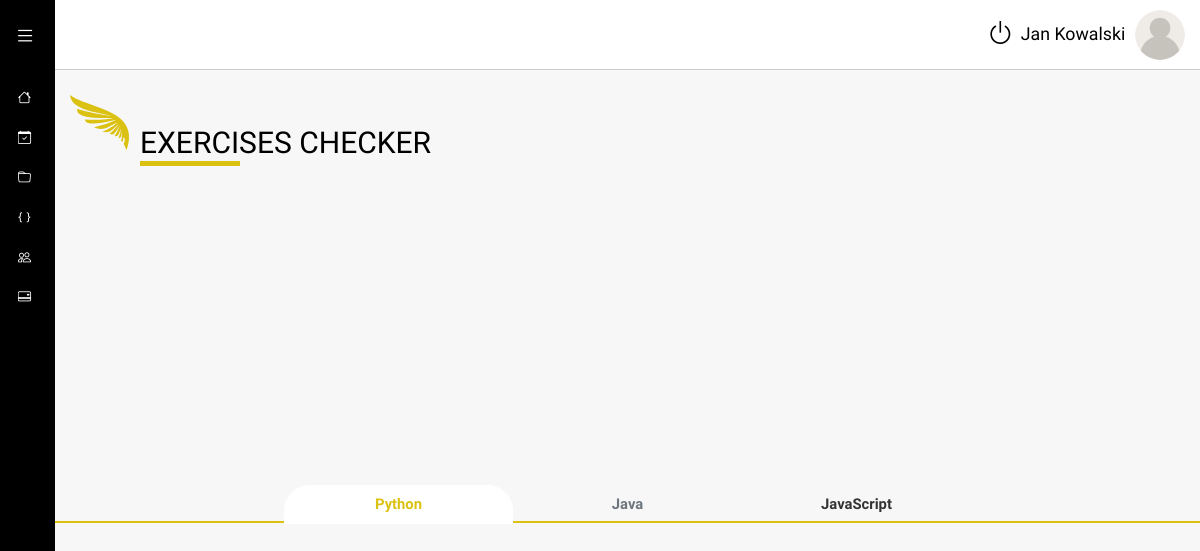
The app's page /exercises/ (signed in) with its own data.
### CRM_core/models.py (models this page shows, shortened)
class Student(models.Model):
    user = models.OneToOneField(User, on_delete=models.CASCADE)
    mentor = models.ManyToManyField(Mentor)
    enrollmentDate = models.DateTimeField(auto_now_add=True, null=True, blank=True)
    path = models.ForeignKey(Path, on_delete=models.PROTECT)
    user_image = models.ImageField(
        upload_to="user_avatar", default="user.png", null=True, blank=True
    )
    no_month = models.IntegerField(default=1)

### Exercises_checker/models.py (models this page shows, shortened)
class Language(models.Model):
    name = models.CharField(max_length=40)
    user = models.ManyToManyField(User, blank=True)

### Exercises_checker/views.py (the view)
# urls.py: path("", TasksListView.as_view(), name="exercises-list"),
class TasksListView(LoginRequiredMixin, ListView):
    template_name = "Exercises_checker/exercises-list.html"
    model = Language
    context_object_name = "languages"

### CRM_core/templatetags/auth_extras.py (called while the page is built)
@register.filter(name="has_group")
def has_group(user, group_name):
    return user.groups.filter(name=group_name).exists()

@register.filter(name="has_access_language")
def has_access_language(user, language):
    if user in language.user.all():
        return True
    return False

### Exercises_checker/templates/Exercises_checker/exercises-list.html (shortened to what this page needs)
{% extends 'extends/layout.html' %}
{% load auth_extras %}
{% load static %}
{% block style %}
    <link rel="stylesheet" type="text/css" href={% static "Exercises_checker/css/exercises-list.css" %}>
{% endblock style %}
{% block main_content %}
    <img class="icon-title" src="{% static 'img/icon-wing.svg' %}" alt="">
    <h2 class="page-title">Exercises checker</h2>
    <hr>
    <ul class="task-tabs nav nav-tabs" id="myTab" role="tablist">
        {% for language in languages %}
            {% if request.user|has_group:"Student" and request.user|has_access_language:language %}
                <li class="task-tab nav-item" role="presentation">
                    <button class="nav-link" id="language-tab-{{ language.id }}" data-bs-toggle="tab"
                            data-bs-target="#tab-python" type="button" role="tab" aria-controls="tab-python"
                            aria-selected="true"
                            onclick="getExercises('{{ language.id }}');return false;">{{ language.name }}</button>
                </li>
            {% else %}
                <li class="task-tab nav-item" role="presentation">
                    <button class="nav-link disabled" id="{{ language.name }}-tab" data-bs-toggle="tab"
                            data-bs-target="#tab-python" type="button" role="tab" aria-controls="tab-python"
                            aria-selected="true">{{ language.name }}  </button>
                </li>
            {% endif %}
        {% endfor %}
    </ul>
{% endblock %}

### templates/extends/layout.html (shortened to what this page needs)
{% load static %}
{% load auth_extras %}
<!DOCTYPE html>
<html lang="en">
<head>
    {% include 'includes/head.html' %}
    <link rel="stylesheet" href="{% static 'css/style.css' %}">
    {% block style %}{% endblock %}
</head>
<body>
<div class="wrapper">
    <div class="sidebar">
        <div class="sidebar-header">
            <label for="menu-toggle" class="menu-toggle"><i class="bi bi-list"></i></label>
        </div>
        <div class="sidebar-menu">
            <ul>
                <li>
                    <a href="{% url 'index' %}">
                        <span><i class="bi bi-house" title="Home"></i></span>
                    </a>
                </li>
                <li>
                    <a href="{% url 'calendar' %}">
                        <span><i class="bi bi-calendar-check" title="Calendar"></i></span>
                    </a>
                </li>
                <li>
                    <a href="{% url 'programming_path' %}">
                        <span><i class="bi bi-folder" title="Documents"></i></span>
                    </a>
                </li>
                <li>
                    <a href="{% url 'exercises-list' %}">
                        <span><i class="bi bi-braces" title="Exercises"></i></span>
                    </a>
                </li>
                <li>
                    <a href="{% url 'summary' %}">
                        <span><i class="bi bi-people" title="Users"></i></span>
                    </a>
                </li>
                <li>
                    <a href="{% url 'payment' %}">
                        <span><i class="bi bi-credit-card-2-back" title="Payments"></i></span>
                    </a>
                </li>
            </ul>
        </div>
    </div>
    <div class="main-content">
        <header>
            <a class="log-out " title="log-out" href='{% url 'logout' %}'><i class="bi bi-power"></i></a>
            <p class="username m-0">
                {% if user.is_authenticated %}{{ user.first_name }} {{ user.last_name }}{% endif %}
            </p>
            <div class="avatar">
                <img id="user-avatar"
                        {% if request.user|has_group:"Mentor" %}
                     src="{{ user.mentor.user_image.url }}"
                        {% else %}
                     src="{{ user.student.user_image.url }}"
                        {% endif %}
                     alt="User avatar"
                     data-bs-toggle="collapse" data-bs-target="#collapseAvatarPopup"
                     aria-expanded="false"
                     aria-controls="collapseAvatarPopup">
            </div>
        </header>
        <main style="position: relative;">
            {% block main_content %}{% endblock %}
        </main>
    </div>
</div>
</body>
</html>

### static/css/style.css (style rules this page uses)
* { box-sizing: border-box; padding: 0; margin: 0; }
html { font-size: 92.5%; scroll-behavior: smooth; }
body { font-family: "Spartan", sans-serif; color: #000; }
.wrapper { margin: 0 auto; max-width: 1600px; }
.sidebar { padding: 0.7rem 1rem 1rem; height: 100%; width: 55px; position: fixed; z-index: 100; color: #fff; background-color: #000; overflow-y: auto; transition: width 0.3s; overflow: hidden; }
.sidebar-header { display: flex; justify-content: space-between; align-items: center; height: 60px; overflow: hidden; }
.sidebar-header .bi-list { display: inline-block; font-size: 1.4rem; color: #fff; margin-bottom: 0.5rem; cursor: pointer; transition: color 0.3s; }
.sidebar-menu ul { list-style: none; padding: 0 0.2rem; }
.sidebar-menu ul li { margin-top: 1.2rem; }
.sidebar-menu ul li a { text-decoration: none; color: #fff; font-size: 0.9rem; transition: color 0.3s; display: block; height: 1.5rem; overflow: hidden; }
.main-content { position: relative; margin-left: 55px; transition: margin-left 0.3s; }
header { position: relative; top: 0; width: 100%; display: flex; justify-content: flex-end; align-items: center; padding: 0 1rem; height: 70px; background-color: #fff; border-bottom: 1px solid #ccc; z-index: 99; }
header .avatar { border-radius: 50%; overflow: hidden; margin-left: 10px; z-index: 100; }
header .avatar img { height: 50px; width: 50px; }
header .username { font-size: 1.2rem; }
header .log-out { padding: 0 7px; background: none; border: none; transition: transform 0.3s; }
header .log-out .bi-power { font-size: 1.8rem; color: #000; transition: color 0.3s; }
main { background-color: #f7f7f7; min-height: 92vh; padding: 1rem; position: relative; }

### Exercises_checker/static/Exercises_checker/css/exercises-list.css (style rules this page uses)
* { box-sizing: border-box; padding: 0; margin: 0; }
main { position: relative; padding: 0; }
main .icon-title { position: absolute; top: 25px; left: 15px; height: 55px; width: auto; animation: moveUp 4s linear infinite; }
main .page-title { display: inline-block; margin-left: 70px; padding: 55px 15px 0; font-size: 20px; text-transform: uppercase; }
main hr { background-color: #dbc110; opacity: 1; margin-left: 85px; width: 100px; margin-top: -7px; margin-bottom: 50px; }
main hr:not([size]) { height: 4px; }
.task-tabs { display: flex; align-items: center; justify-content: center; border-bottom: 2px solid #dbc110; }
.task-tabs .task-tab button { width: 100%; margin-bottom: -3px; border-top-left-radius: 25px; border-top-right-radius: 25px; color: #333; font-weight: bold; }
.nav-tabs .nav-item.show .nav-link, .nav-tabs .nav-link.active { border-color: #fff #fff #fff; color: #dbc110; }
@media (min-width: 576px) { main .page-title { font-size: 30px; } }
@media (min-width: 576px) { main hr:not([size]) { height: 5px; } }
@media (min-width: 576px) { .task-tabs .task-tab { width: 30%; } }
@media (min-width: 576px) { .task-tabs .task-tab button { width: 100%; } }
@media (min-width: 768px) { .task-tabs .task-tab { width: 25%; } }
@media (min-width: 768px) { .task-tabs .task-tab button { width: 100%; } }
@media (min-width: 992px) { .task-tabs .task-tab { width: 20%; } }
@media (min-width: 992px) { .task-tabs .task-tab button { width: 100%; } }

### records on screen
Language: name "Python"
Language: name "Java"
Language: name "JavaScript"

### other values on screen
{{ user.first_name }} "Jan"
{{ user.last_name }} "Kowalski"
